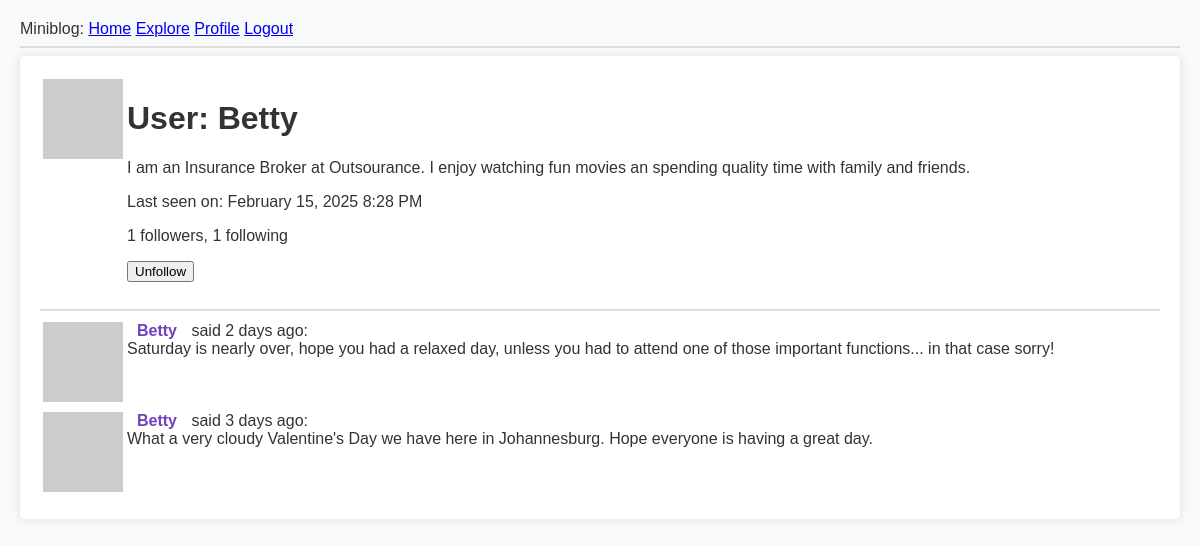
The page /user/Betty (signed in) on the database its author committed.
### app/models.py (models this page shows, shortened)
class User(UserMixin, db.Model):
    id: so.Mapped[int] = so.mapped_column(primary_key=True)
    username: so.Mapped[str] = so.mapped_column(sa.String(64), index=True,
                                                unique=True)
    email: so.Mapped[str] = so.mapped_column(sa.String(120), index=True,
                                                unique=True)
    password_hash: so.Mapped[Optional[str]] = so.mapped_column(sa.String(256))
    about_me: so.Mapped[Optional[str]] = so.mapped_column(sa.String(140))
    last_seen: so.Mapped[Optional[datetime]] = so.mapped_column(
        default=lambda: datetime.now(timezone.utc))
    posts: so.WriteOnlyMapped['Post'] = so.relationship(
        back_populates='author')
    following: so.WriteOnlyMapped['User'] = so.relationship(
        secondary=followers, primaryjoin=(followers.c.follower_id == id),
        secondaryjoin=(followers.c.followed_id == id),
        back_populates='followers')
    followers: so.WriteOnlyMapped['User'] = so.relationship(
        secondary=followers, primaryjoin=(followers.c.followed_id == id),
        secondaryjoin=(followers.c.follower_id == id),
        back_populates='following')
    def avatar(self, size):
        digest = md5(self.email.lower().encode('utf-8')).hexdigest()
        return f'https://www.gravatar.com/avatar/{digest}?d=identicon&s={size}'
    def is_following(self, user):
        query = self.following.select().where(User.id == user.id)
        return db.session.scalar(query) is not None
    def followers_count(self):
        query = sa.select(sa.func.count()).select_from(
            self.followers.select().subquery())
        return db.session.scalar(query)
    def following_count(self):
        query = sa.select(sa.func.count()).select_from(
            self.following.select().subquery())
        return db.session.scalar(query)

class Post(db.Model):
    id: so.Mapped[int] = so.mapped_column(primary_key=True)
    body: so.Mapped[str] = so.mapped_column(sa.String(140))
    timestamp: so.Mapped[datetime] = so.mapped_column(
        index=True, default=lambda: datetime.now(timezone.utc))
    user_id: so.Mapped[int] = so.mapped_column(sa.ForeignKey(User.id),
                                                index=True)
    author: so.Mapped[User] = so.relationship(back_populates='posts')

### app/routes.py (the view)
@app.route('/user/<username>')
@login_required
def user(username):
    user = db.first_or_404(sa.select(User).where(User.username == username))
    page = request.args.get('page', 1, type=int)
    query = user.posts.select().order_by(Post.timestamp.desc())
    posts = db.paginate(query, page=page,
                        per_page=app.config['POSTS_PER_PAGE'],
                        error_out=False)
    next_url = url_for('user', username=user.username, page=posts.next_num) \
        if posts.has_next else None
    prev_url = url_for('user', username=user.username, page=posts.prev_num) \
        if posts.has_prev else None
    form = EmptyForm()
    return render_template('user.html', user=user, posts=posts.items,
                            form=form, next_url=next_url, prev_url=prev_url)

### app/forms.py
class EmptyForm(FlaskForm):
    submit = SubmitField('Submit')

### app/models.py (called while the page is built)
@login.user_loader
def load_user(id):
    return db.session.get(User, int(id))

### app/routes.py (called while the page is built)
@app.before_request
def before_request():
    if current_user.is_authenticated:
        current_user.last_seen = datetime.now(timezone.utc)
        db.session.commit()

### app/templates/user.html (shortened to what this page needs)
{% extends "base.html" %}
{% block content %}
    <table>
        <tr valign="top">
            <td><img src="{{ user.avatar(128) }}"></td>
            <td>
                <h1>User: {{ user.username }}</h1>
                {% if user.about_me %}<p>{{ user.about_me }}</p>{% endif %}
                {% if user.last_seen %}
                <p>Last seen on: {{ moment(user.last_seen).format('LLL') }}</p>
                {% endif %}
                <p>{{ user.followers_count() }} followers, {{ user.following_count() }} following</p>
                {% if user == current_user %}
                <p><a href="{{ url_for('edit_profile') }}">Edit your profile</a></p>
                {% else %}
                <p>
                    <form action="{{ url_for('unfollow', username=user.username) }}" method="post">
                        {{ form.submit(value='Unfollow') }}
                    </form>
                </p>
                {% endif %}
            </td>
        </tr>
    </table>
    <hr>
    {% for post in posts %}
        {% include '_post.html' %}
    {% endfor %}
{% endblock %}

### app/templates/_post.html
    <table>
        <tr valign="top">
            <td><img src="{{ post.author.avatar(36) }}"></td>
            <td>
                <a href="{{ url_for('user', username=post.author.username) }}">
                    {{ post.author.username }}
                </a>
                said {{ moment(post.timestamp).fromNow() }}:
                <br>
                {{ post.body }}
            </td>
        </tr>
    </table>

### app/static/styles.css (style rules this page uses)
body { font-family: Arial, sans-serif; background-color: #f8f9fa; color: #333; margin: 0; padding: 20px; }
div a { color: #7140c0; text-decoration: none; margin: 0 10px; font-weight: bold; }
hr { border: 1px solid #ddd; }

### rows shown on the page
User: username "Betty", about_me "I am an Insurance Broker at Outsourance. I enjoy watching fun movies an spending quality time with family and friends.", last_seen "February 15, 2025 8:28 PM"
Post: author.username "Betty", timestamp "2 days ago", body "Saturday is nearly over, hope you had a relaxed day, unless you had to attend one of those important functions... in that case sorry!"
Post: author.username "Betty", timestamp "3 days ago", body "What a very cloudy Valentine's Day we have here in Johannesburg. Hope everyone is having a great day."

### other values the page prints
{{ user.followers_count() }} "1"
{{ user.following_count() }} "1"
